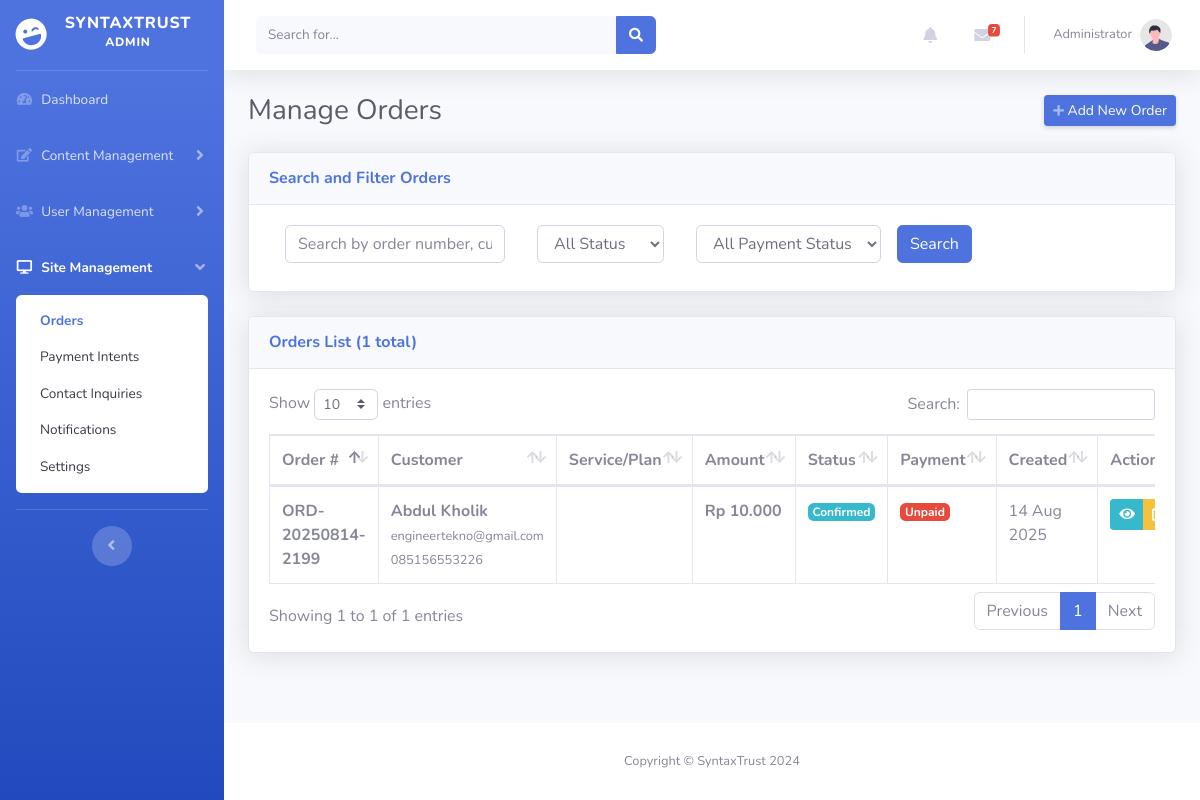
/admin/manage_orders.php (signed in), run on the app's committed database.
### tables this page shows
CREATE TABLE `orders` (
  `id` int(11) NOT NULL,
  `order_number` varchar(50) NOT NULL,
  `user_id` int(11) DEFAULT NULL,
  `service_id` int(11) DEFAULT NULL,
  `pricing_plan_id` int(11) DEFAULT NULL,
  `customer_name` varchar(100) NOT NULL,
  `customer_email` varchar(100) NOT NULL,
  `customer_phone` varchar(20) DEFAULT NULL,
  `project_description` text DEFAULT NULL,
  `requirements` longtext DEFAULT NULL CHECK (json_valid(`requirements`)),
  `total_amount` decimal(10,2) NOT NULL,
  `status` enum('pending','confirmed','in_progress','completed','cancelled') DEFAULT 'pending',
  `payment_status` enum('unpaid','paid','refunded') DEFAULT 'unpaid',
  `payment_method` varchar(50) DEFAULT NULL,
  `start_date` date DEFAULT NULL,
  `estimated_completion` date DEFAULT NULL,
  `actual_completion` date DEFAULT NULL,
  `notes` text DEFAULT NULL,
  `created_at` timestamp NOT NULL DEFAULT current_timestamp(),
  `updated_at` timestamp NOT NULL DEFAULT current_timestamp() ON UPDATE current_timestamp()
);

### admin/manage_orders.php (the view, shortened to what this page needs)
<?php
require_once __DIR__ . '/../config/database.php';
$search = isset($_GET['search']) ? $_GET['search'] : '';
$page = isset($_GET['page']) ? (int)$_GET['page'] : 1;
$limit = 10;
$where_conditions = [];
$params = [];
$where_clause = !empty($where_conditions) ? "WHERE " . implode(" AND ", $where_conditions) : "";
$count_sql = "SELECT COUNT(*) as total FROM orders $where_clause";
$stmt = $pdo->prepare($count_sql);
$stmt->execute($params);
$total_records = $stmt->fetch(PDO::FETCH_ASSOC)['total'];
$offset = ($page - 1) * $limit;
$sql = "SELECT o.*, s.name as service_name, p.name as plan_name, u.full_name as user_name
        FROM orders o
        LEFT JOIN services s ON o.service_id = s.id
        LEFT JOIN pricing_plans p ON o.pricing_plan_id = p.id
        LEFT JOIN users u ON o.user_id = u.id
        $where_clause
        ORDER BY o.created_at DESC
        LIMIT $limit OFFSET $offset";
$stmt = $pdo->prepare($sql);
$stmt->execute($params);
$orders = $stmt->fetchAll(PDO::FETCH_ASSOC);
require_once 'includes/header.php';
?>
<body id="page-top">
    <div id="wrapper">
        <?php require_once 'includes/sidebar.php'; ?>
        <div id="content-wrapper" class="d-flex flex-column">
            <div id="content">
                <?php require_once 'includes/topbar.php'; ?>
                <div class="container-fluid">
                    <div class="d-sm-flex align-items-center justify-content-between mb-4">
                        <h1 class="h3 mb-0 text-gray-800">Manage Orders</h1>
                        <a href="#" class="d-none d-sm-inline-block btn btn-sm btn-primary shadow-sm" data-toggle="modal" data-target="#addOrderModal">
                            <i class="fas fa-plus fa-sm text-white-50"></i> Add New Order
                        </a>
                    </div>
                    <div class="card shadow mb-4">
                        <div class="card-header py-3">
                            <h6 class="m-0 font-weight-bold text-primary">Search and Filter Orders</h6>
                        </div>
                        <div class="card-body">
                            <form method="GET" class="form-inline">
                                <div class="form-group mx-sm-3 mb-2">
                                    <input type="text" class="form-control" name="search" placeholder="Search by order number, customer..." value="<?php echo htmlspecialchars($search); ?>">
                                </div>
                                <div class="form-group mx-sm-3 mb-2">
                                    <select class="form-control" name="status">
                                        <option value="">All Status</option>
                                    </select>
                                </div>
                                <div class="form-group mx-sm-3 mb-2">
                                    <select class="form-control" name="payment_status">
                                        <option value="">All Payment Status</option>
                                    </select>
                                </div>
                                <button type="submit" class="btn btn-primary mb-2">Search</button>
                            </form>
                        </div>
                    </div>
                    <div class="card shadow mb-4">
                        <div class="card-header py-3">
                            <h6 class="m-0 font-weight-bold text-primary">Orders List (<?php echo $total_records; ?> total)</h6>
                        </div>
                        <div class="card-body">
                            <div class="table-responsive">
                                <table class="table table-bordered" id="dataTable" width="100%" cellspacing="0">
                                    <thead>
                                        <tr>
                                            <th>Order #</th>
                                            <th>Customer</th>
                                            <th>Service/Plan</th>
                                            <th>Amount</th>
                                            <th>Status</th>
                                            <th>Payment</th>
                                            <th>Created</th>
                                            <th>Actions</th>
                                        </tr>
                                    </thead>
                                    <tbody>
                                        <?php foreach ($orders as $order): ?>
                                            <tr>
                                                <td>
                                                    <strong><?php echo htmlspecialchars($order['order_number']); ?></strong>
                                                </td>
                                                <td>
                                                    <strong><?php echo htmlspecialchars($order['customer_name']); ?></strong>
                                                    <br><small class="text-muted"><?php echo htmlspecialchars($order['customer_email']); ?></small>
                                                    <?php if (!empty($order['customer_phone'])): ?>
                                                        <br><small class="text-muted"><?php echo htmlspecialchars($order['customer_phone']); ?></small>
                                                    <?php endif; ?>
                                                </td>
                                                <td>
                                                </td>
                                                <td>
                                                    <strong>Rp <?php echo number_format($order['total_amount'], 0, ',', '.'); ?></strong>
                                                </td>
                                                <td>
                                                    <span class="badge badge-<?php
                                                        echo $order['status'] === 'completed' ? 'success' :
                                                            ($order['status'] === 'in_progress' ? 'warning' :
                                                            ($order['status'] === 'confirmed' ? 'info' :
                                                            ($order['status'] === 'cancelled' ? 'danger' : 'secondary')));
                                                    ?>">
                                                        <?php echo ucfirst(str_replace('_', ' ', $order['status'])); ?>
                                                    </span>
                                                </td>
                                                <td>
                                                    <span class="badge badge-<?php
                                                        echo $order['payment_status'] === 'paid' ? 'success' :
                                                            ($order['payment_status'] === 'refunded' ? 'warning' : 'danger');
                                                    ?>">
                                                        <?php echo ucfirst($order['payment_status']); ?>
                                                    </span>
                                                </td>
                                                <td>
                                                    <?php echo date('d M Y', strtotime($order['created_at'])); ?>
                                                </td>
                                                <td>
                                                    <div class="btn-group" role="group">
                                                        <button type="button" class="btn btn-sm btn-info" data-toggle="modal" data-target="#viewOrderModal<?php echo $order['id']; ?>">
                                                            <i class="fas fa-eye"></i>
                                                        </button>
                                                        <button type="button" class="btn btn-sm btn-warning" data-toggle="modal" data-target="#editOrderModal<?php echo $order['id']; ?>">
                                                            <i class="fas fa-edit"></i>
                                                        </button>
                                                    </div>
                                                </td>
                                            </tr>
                                        <?php endforeach; ?>
                                    </tbody>
                                </table>
                            </div>
                        </div>
                    </div>
                </div>
            </div>
            <?php require_once 'includes/footer.php'; ?>
        </div>
    </div>
</body>
</html>

### data on the page
orders: order_number "ORD-20250814-2199", customer_name "Abdul Kholik", customer_email "engineertekno@gmail.com", customer_phone "085156553226", total_amount "10.000", status "Confirmed", payment_status "Unpaid", created_at "14 Aug 2025"

### other printed values
$group['title'] "Content Management"
$group['title'] "User Management"
$group['title'] "Site Management"
$page_name "Orders"
$page_name "Payment Intents"
$page_name "Contact Inquiries"
$page_name "Notifications"
$page_name "Settings"
$_SESSION['user_name'] "Administrator"
$total_records "1"
